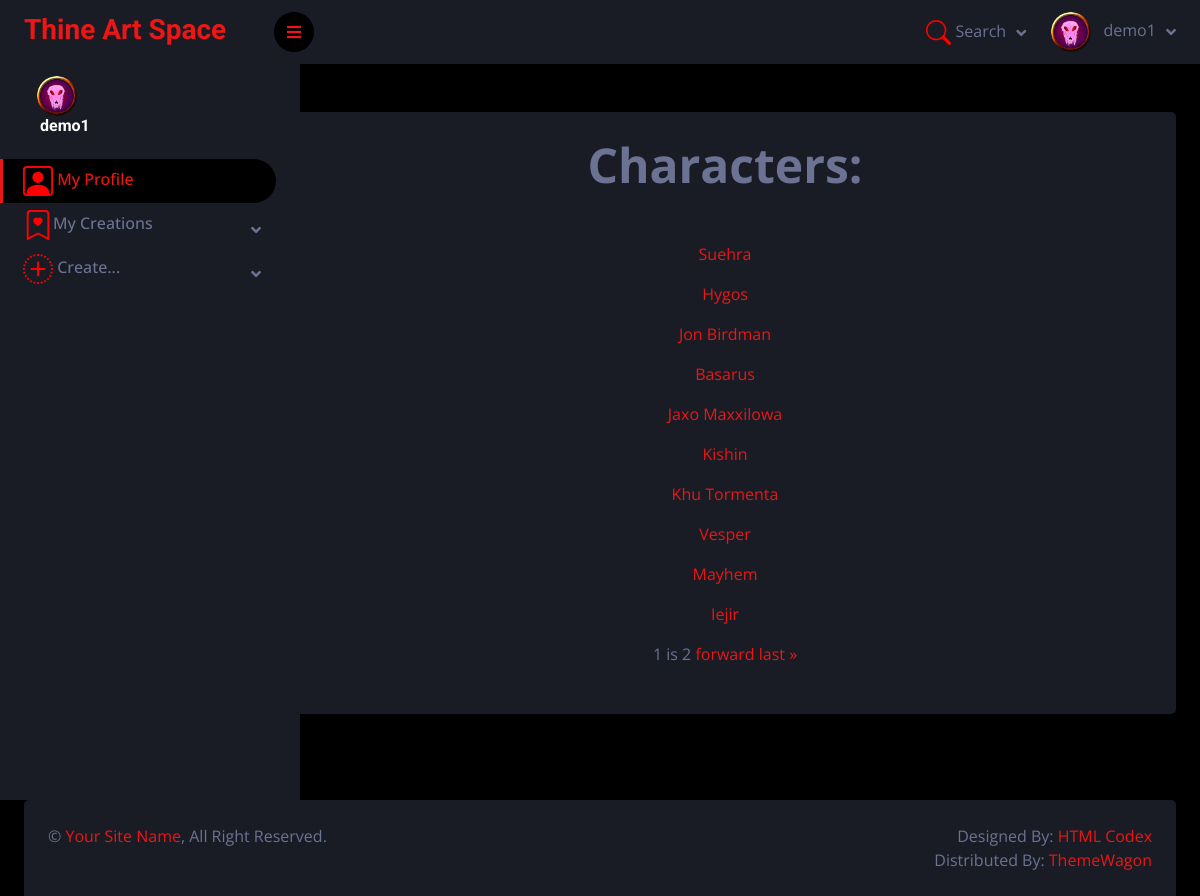
Page /ThineArtSpace/characters/ (signed in) on the committed database.
### ThineArtSpace/models.py (models this page shows, shortened)
class Profile(models.Model):
    user = models.OneToOneField(User, on_delete=models.CASCADE)
    photo = models.ImageField(default="profile-pics/default.png", upload_to="profile-pics/")
    class Meta:
        verbose_name="Profile"
        verbose_name_plural="Profiles"

class Character(models.Model):
    name=models.CharField(verbose_name="Name", max_length=100)
    age=models.CharField(verbose_name="Age", max_length=100)
    backstory=models.TextField(verbose_name="Backstory")
    TAG_CHOICES = [
        ('canon', 'Canon'),
        ('fanon', 'Fanon'),
    ]
    species_relation_tag = models.CharField(max_length=5, choices=TAG_CHOICES, default='fanon')
    group_relation_tag = models.CharField(max_length=5, choices=TAG_CHOICES, default='fanon')
    setting_relation_tag = models.CharField(max_length=5, choices=TAG_CHOICES, default='fanon')
    species=models.ForeignKey(to="Species", on_delete=models.SET_NULL, null=True, blank=True, related_name="species_characters")
    species_name=models.CharField(max_length=200, null=True, blank=True)
    hobbies=models.TextField(verbose_name="Hobbies", null=True, blank=True)
    appearance=models.TextField(verbose_name="Appearance")
    created_by=models.ForeignKey(to=User, on_delete=models.SET_NULL, blank=True, null=True, related_name="creator_characters")
    setting=models.ForeignKey(to=Setting, on_delete=models.SET_NULL, null=True, blank=True,related_name="setting_characters")
    birthday=models.CharField(verbose_name="Birthday", default="Unknown", max_length=100)
    occupation=models.TextField(verbose_name="Occupation", blank=True, null=True)
    image=models.ImageField(verbose_name="Image", upload_to='characters', null=True, blank=True, default='character_default/default.png')
    char_credit=models.TextField(verbose_name="Credit", null=True, blank=True)
    groups = models.ForeignKey(to=Group, on_delete=models.SET_NULL, null=True, blank=True, related_name="group_characters")
    group_role=models.CharField(verbose_name="Group role", max_length=200, null=True, blank=True, default="Unknown")
    variant_of_character=models.ForeignKey(to='self', on_delete=models.SET_NULL, null=True, blank=True, related_name="variants")
    GENDER_CHOICES = [
        ('male', 'Male'),
        ('female', 'Female'),
        ('agender', 'Agender'),
        ('trans male', 'Trans male'),
        ('trans female', 'Trans female'),
        ('multigender', 'Multigender'),
        ('nonbinary', 'Nonbinary'),
    ]
    gender=models.CharField(verbose_name="Gender", max_length=100, choices=GENDER_CHOICES, default="agender")
    def __str__(self):
        return f"{self.name}"
    class Meta:
        verbose_name="Character"
        verbose_name_plural="Characters"

### ThineArtSpace/views.py (the view)
# urls.py: path('characters/', UserCharacterListView.as_view(), name='characters'),
class UserCharacterListView(LoginRequiredMixin ,generic.ListView):
    model = Character
    template_name = "my_characters.html"
    context_object_name = "characters"
    paginate_by = 10
    def get_queryset(self):
        return Character.objects.filter(created_by=self.request.user)

### ThineArtSpace/templates/my_characters.html (shortened to what this page needs)
{% extends "base.html" %}
{% block "content" %}
<div class="display-5 pb-5">Characters:</div>
{% for character in characters %}
<a href="{{ character.pk }}"><p>{{ character }}</p></a>
{% endfor %}
    <div class="pagination">
        <span class="step-links">
            <span class="current">
                {{ page_obj.number }} is {{ page_obj.paginator.num_pages }}
            </span>
            {% if page_obj.has_next %}
                <a href="?page={{ page_obj.next_page_number }}">forward</a>
                <a href="?page={{ page_obj.paginator.num_pages }}">last &raquo;</a>
            {% endif %}
        </span>
    </div>
{% endblock %}

### ThineArtSpace/templates/base.html (shortened to what this page needs)
<!DOCTYPE html>
<html lang="en">
{% load static %}
<head>
    <link href="https://cdnjs.cloudflare.com/ajax/libs/font-awesome/5.10.0/css/all.min.css" rel="stylesheet">
    <link href="https://cdn.jsdelivr.net/npm/bootstrap-icons@1.4.1/font/bootstrap-icons.css" rel="stylesheet">
    <link href="{% static '/css/owl.carousel.min.css' %}" rel="stylesheet">
    <link href="{% static '/css/tempusdominus-bootstrap-4.min.css' %}" rel="stylesheet" />
    <link href="{% static '/css/bootstrap.min.css' %}" rel="stylesheet">
    <link href="{% static '/css/style.css' %}" rel="stylesheet">
</head>
<body class="body-for-sticky">
{% if user.is_authenticated %}
        <div class="sidebar pe-4 pb-3">
            <nav class="navbar bg-secondary navbar-dark">
                <a href="{% url 'index' %}" class="navbar-brand mx-4 mb-3">
                    <h3 class="text-primary">Thine Art Space</h3>
                </a>
                <div class="d-flex align-items-center ms-4 mb-4">
                    <div class="position-relative">
                        <img class="rounded-circle" src="{{ user.profile.photo.url }}" alt="" style="width: 40px; height: 40px;">
                    </div>
                    <div class="ms-3">
                        <h6 class="mb-0">{{ user.get_username }}</h6>
                    </div>
                </div>
                <div class="navbar-nav w-100">
                    <a href="{% url 'profile' %}" class="nav-item nav-link active">
                        My Profile</a>
                    <div class="nav-item dropdown">
                        <a href="" class="nav-link dropdown-toggle" data-bs-toggle="dropdown">
                            My Creations</a>
                    </div>
                    <div class="nav-item dropdown">
                        <a href="#" class="nav-link dropdown-toggle" data-bs-toggle="dropdown">
                            Create...</a>
                    </div>
                </div>
            </nav>
        </div>
        {% endif %}
        <div class="content">
            <nav class="navbar navbar-expand bg-secondary navbar-dark sticky-top px-4 py-0">
                <a href="#" class="sidebar-toggler flex-shrink-0">
                    <i class="fa fa-bars"></i>
                </a>
                <div class="navbar-nav align-items-center ms-auto">
                    <div class="nav-item dropdown">
                        <a href="#" class="nav-link dropdown-toggle" data-bs-toggle="dropdown">
                            <svg xmlns="http://www.w3.org/2000/svg" width="25" height="25" fill="red"
                                 class="bi bi-search" viewBox="0 0 16 16">
                                <path d="M11.742 10.344a6.5 6.5 0 1 0-1.397 1.398h-.001q.044.06.098.115l3.85 3.85a1 1 0 0 0 1.415-1.414l-3.85-3.85a1 1 0 0 0-.115-.1zM12 6.5a5.5 5.5 0 1 1-11 0 5.5 5.5 0 0 1 11 0"/>
                            </svg>
                            <span class="d-none d-lg-inline-flex">Search</span>
                        </a>
                    </div>
                    {% if user.is_authenticated %}
                    <div class="nav-item dropdown">
                        <a href="" class="nav-link dropdown-toggle" data-bs-toggle="dropdown">
                            <img class="rounded-circle me-lg-2" src="{{ user.profile.photo.url }}" alt="" style="width: 40px; height: 40px;">
                            <span class="d-lg-inline-flex">{{ user.get_username }}</span>
                        </a>
                    </div>
                    {% endif %}
                </div>
            </nav>
            <div class="container-fluid pt-4 px-4">
                <div class="row g-4">
                    <div class="col-sm-12">
                        <div class="bg-secondary rounded p-4">
                            <div class="d-flex flex-column align-items-center justify-content-between mb-4">
                                {% block "content" %}{% endblock %}
                            </div>
                        </div>
                    </div>
            </div>
    </div>
<div class="footer sticky-footer container-fluid pt-4 px-4">
                <div class="bg-secondary rounded-top p-4">
                    <div class="row">
                        <div class="col-12 col-sm-6 text-center text-sm-start">
                            &copy; <a href="#">Your Site Name</a>, All Right Reserved.
                        </div>
                        <div class="col-12 col-sm-6 text-center text-sm-end">
                            Designed By: <a href="https://htmlcodex.com">HTML Codex</a>
                            <br>Distributed By: <a href="https://themewagon.com" target="_blank">ThemeWagon</a>
                        </div>
                    </div>
                </div>
            </div>
        </div>
</body>
</html>

### ThineArtSpace/static/css/style.css (style rules this page uses)
:root { --primary: #EB1616; --secondary: #191C24; --light: #6C7293; --dark: #000000; }
.sidebar { position: fixed; top: 0; left: 0; bottom: 0; width: 300px; height: 100vh; overflow-y: auto; background: var(--secondary); transition: 0.5s; z-index: 999; }
.content { margin-left: 250px; min-height: 100vh; background: var(--dark); transition: 0.5s; }
@media (min-width: 992px) { .sidebar { margin-left: 0; } }
@media (min-width: 992px) { .content { width: calc(100% - 250px); } }
.flex-column { display: flex; flex-direction: column; }
.sidebar .navbar .navbar-nav .nav-link { padding: 7px 20px; color: var(--light); font-weight: 500; border-left: 3px solid var(--secondary); border-radius: 0 30px 30px 0; outline: none; }
.sidebar .navbar .navbar-nav .nav-link:hover, .sidebar .navbar .navbar-nav .nav-link.active { color: var(--primary); background: var(--dark); border-color: var(--primary); }
.sidebar .navbar .dropdown-toggle::after { position: absolute; top: 15px; right: 15px; border: none; content: "\f107"; font-family: "Font Awesome 5 Free"; font-weight: 900; transition: .5s; }
.content .navbar .navbar-nav .nav-link { margin-left: 25px; padding: 12px 0; color: var(--light); outline: none; }
.content .navbar .sidebar-toggler, .content .navbar .navbar-nav .nav-link i { width: 40px; height: 40px; display: inline-flex; align-items: center; justify-content: center; background: var(--dark); border-radius: 40px; }
.content .navbar .dropdown-toggle::after { margin-left: 6px; vertical-align: middle; border: none; content: "\f107"; font-family: "Font Awesome 5 Free"; font-weight: 900; transition: .5s; }
html { height: 100%; box-sizing: border-box; }
*, *:before, *:after { box-sizing: inherit; }
.body-for-sticky { position: relative; min-height: 100%; padding-bottom: 6rem; }
.sticky-footer { position: absolute; bottom: 0; }

### ThineArtSpace/templates/base.html (style rules this page uses)
.footer { left: 0; bottom: 0; width: 100%; }

### rows in the picture
Character: name "Suehra"
Character: name "Hygos"
Character: name "Jon Birdman"
Character: name "Basarus"
Character: name "Jaxo Maxxilowa"
Character: name "Kishin"
Character: name "Khu Tormenta"
Character: name "Vesper"
Character: name "Mayhem"
Character: name "Iejir"

### other values in the picture
{{ user.get_username }} "demo1"
{{ page_obj.number }} "1"
{{ page_obj.paginator.num_pages }} "2"
